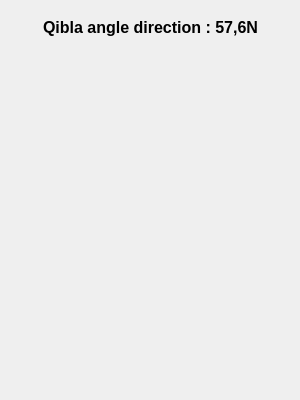
<?xml version="1.0" encoding="UTF-8"?>
<ui version="4.0">
 <class>Qibla</class>
 <widget class="QDialog" name="Qibla">
  <property name="geometry">
   <rect>
    <x>0</x>
    <y>0</y>
    <width>300</width>
    <height>400</height>
   </rect>
  </property>
  <property name="minimumSize">
   <size>
    <width>300</width>
    <height>400</height>
   </size>
  </property>
  <property name="maximumSize">
   <size>
    <width>300</width>
    <height>400</height>
   </size>
  </property>
  <property name="windowTitle">
   <string>Qsalat - qibla direction</string>
  </property>
  <property name="styleSheet">
   <string notr="true">
background-image: url(:/images/boussole.png);
</string>
  </property>
  <widget class="QLabel" name="label">
   <property name="geometry">
    <rect>
     <x>10</x>
     <y>7</y>
     <width>281</width>
     <height>41</height>
    </rect>
   </property>
   <property name="font">
    <font>
     <pointsize>12</pointsize>
     <weight>75</weight>
     <bold>true</bold>
    </font>
   </property>
   <property name="text">
    <string>Qibla angle direction : 57,6N</string>
   </property>
   <property name="alignment">
    <set>Qt::AlignCenter</set>
   </property>
  </widget>
 </widget>
 <resources>
  <include location="../qibla.qrc"/>
 </resources>
 <connections/>
</ui>
